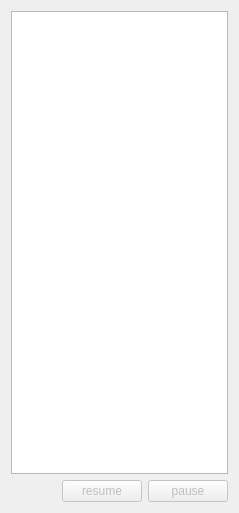
       <widget class="QWidget" name="ScriptsPage">
        <property name="geometry">
         <rect>
          <x>0</x>
          <y>0</y>
          <width>239</width>
          <height>513</height>
         </rect>
        </property>
        <attribute name="label">
         <string>Scripts</string>
        </attribute>
        <attribute name="toolTip">
         <string>start/stop scripts</string>
        </attribute>
        <layout class="QVBoxLayout" name="verticalLayout_16">
         <item>
          <widget class="QListWidget" name="workerScriptListWidget"/>
         </item>
         <item>
          <layout class="QHBoxLayout" name="horizontalLayout_4">
           <item>
            <spacer name="horizontalSpacer_8">
             <property name="orientation">
              <enum>Qt::Horizontal</enum>
             </property>
             <property name="sizeHint" stdset="0">
              <size>
               <width>40</width>
               <height>20</height>
              </size>
             </property>
            </spacer>
           </item>
           <item>
            <widget class="QPushButton" name="startWorkerScriptsPushButton">
             <property name="enabled">
              <bool>false</bool>
             </property>
             <property name="text">
              <string>resume</string>
             </property>
            </widget>
           </item>
           <item>
            <widget class="QPushButton" name="pauseWorkerScriptPushButton">
             <property name="enabled">
              <bool>false</bool>
             </property>
             <property name="text">
              <string>pause</string>
             </property>
            </widget>
           </item>
          </layout>
         </item>
         <item>
          <layout class="QHBoxLayout" name="horizontalLayout_5"/>
         </item>
        </layout>
       </widget>
